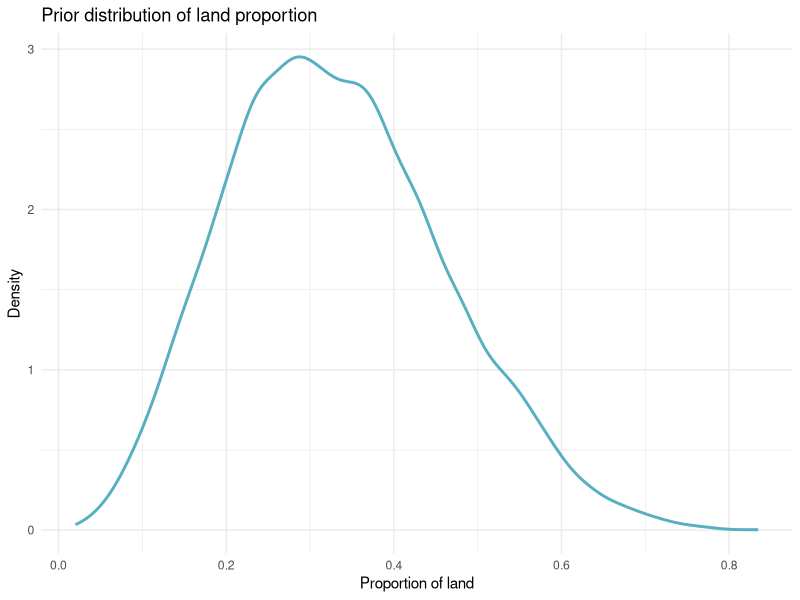
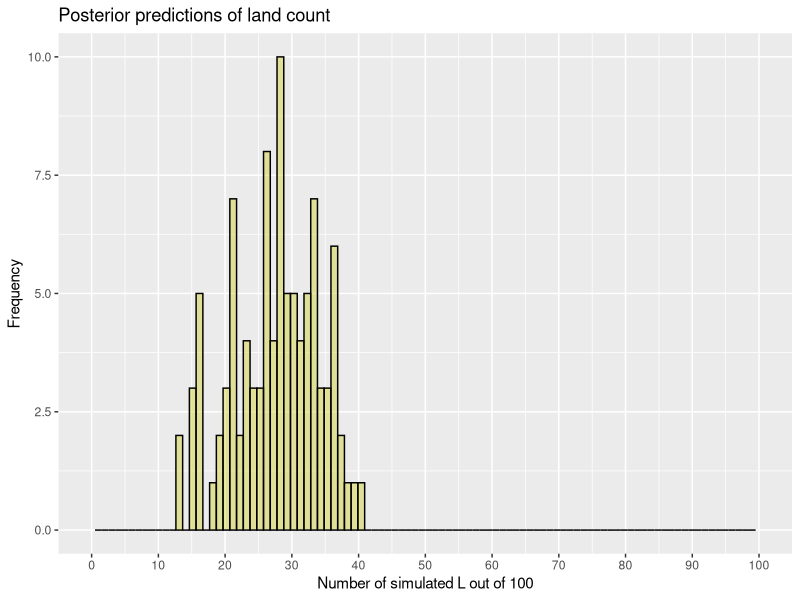

Source code (R) for these figures, in order:
## ---- chunk 1
knitr::opts_chunk$set(tidy = TRUE, tidy.opts=list(width.cutoff=50))
## ---- chunk 2
library(stats)
library(dplyr)
library(ggplot2)
## ---- chunk 3
# satisfaction rates
sf_A <- 0.7
sf_B <- 0.5
sf_C <- 0.8

pos_0 <- 6 # number of initial positive reviews
neg_0 <- 4 # number of initial negative reviews
n_0 <- pos_0 + neg_0 # total initial reviews

freq_B <- 2 # B is twice as likely to receive reviews
## ---- chunk 4
# priors for each company
prior_A <- 1/4
prior_B <- 1/2
prior_C <- 1/4

# data frame of priors and satisfaction rates (aka candidates)
companies_0 <- data.frame(
  company = c("A", "B", "C"),
  prior = c(prior_A, prior_B, prior_C),
  satisfaction = c(sf_A, sf_B, sf_C)
)

# posterior function
posterior <- function(data, pos, n) {
  likelihood <- dbinom(pos, size = n, prob = data$satisfaction)
  posterior <- likelihood * data$prior
  posterior_norm <- posterior / sum(posterior) # normalization
  data.frame(data[1], posterior_norm) # 1 column is a company
}

posterior_0 <- posterior(companies_0, pos_0, n_0)
filter(posterior_0, company == "A")$posterior_norm
## ---- chunk 5
pos_1 <- 9 # new positive reviews
neg_1 <- 1 # new negative reviews
n_1 <- pos_1 + neg_1

companies_1 <- data.frame(
  company = c("A", "B", "C"),
  prior = posterior_0$posterior_norm,
  satisfaction = c(sf_A, sf_B, sf_C)
)

posterior_1 <- posterior(companies_1, pos_1, n_0)
filter(posterior_1, company == "C")$posterior_norm - 
  filter(posterior_0, company == "C")$posterior_norm
## ---- chunk 6
defect_A <- 0.1
defect_B <- 0.2

# probability of getting shipment from each factory is the same, so:
prior_A <- 0.5
prior_B <- 0.5
## ---- chunk 7
# total probability of getting defective product
p_defect <- defect_A * prior_A + defect_B * prior_B

# probability that defective product is from A
p_A_defect <- defect_A * prior_A / p_defect

# probability that defective product is from B
p_B_defect <- defect_B * prior_B / p_defect
## ---- chunk 8
# probabilities are already normalized so we don't need to divide them by total

# probability ob obtaining defective products again from company A
p_A_defect_next <- defect_A * p_A_defect

# probability ob obtaining defective products again from company B
p_B_defect_next <- defect_B * p_B_defect

# probabilities are independent, so we can sum them up to obtain total
p_defect_next <- p_A_defect_next + p_B_defect_next
p_defect_next
## ---- chunk 9
ident_A <- 0.93
ident_B <- 0.87

# marginal likelihood
p_algorithm <- ident_A * p_A_defect + (1 - ident_B) * p_B_defect

# probability that shipment is from A
p_A_defect * ident_A / p_algorithm
## ---- chunk 10
a <- 4
b <- 8

theta <- seq(0, 1, length.out = 1000) # 1000 values
d <- dbeta(theta, shape1 = a, shape2 = b)
summary <- data.frame(theta, d)

# sample from prior
set.seed(70)
n <- 10000
prior_sample <- data.frame(sample = rbeta(n, a, b))

ggplot(summary) +
  geom_density(data = prior_sample, aes(x = sample), color = "#57afc1", size = 1) +
  theme_minimal() +
  labs(
    title = "Prior distribution of land proportion",
    x = "Proportion of land",
    y = "Density")
## ---- chunk 11
prop <- seq(0, 1, length.out = 12)
priors <- vector("numeric", length(prop))
for (i in seq_along(prop)){
  priors[i] <- round(sum(prior_sample >= prop[i] & prior_sample < prop[i+1]) / 1e4, 2)
}
poss <- data.frame(prop_L = seq(0, 1, .1), prior = priors[1:11])
## ---- chunk 12
num_tosses <- 100
land <- 26

# posterior function
posterior_globe <- function(data_post, land, n) {
  likelihood <- dbinom(land, size = n, prob = data_post$prop_L)
  posterior <- likelihood * data_post$prior
  posterior_norm <- posterior / sum(posterior) # normalization
  data.frame(data_post, lh = round(likelihood, 3), post = round(posterior_norm, 3))
}

posterior <- posterior_globe(poss, land, num_tosses)

set.seed(70)
posterior_sample <- data.frame(sample = sample(
  posterior$prop_L, 
  size = 1000, 
  replace = TRUE, 
  prob = posterior$post)
)

num_outcomes <- 100
predictions <- data.frame(count = rbinom(
  n = num_outcomes, 
  size = num_outcomes, 
  prob = posterior_sample$sample)
)

predictions %>% ggplot(aes(x = count)) +
  geom_histogram(fill = "#d6d444", color = "black", alpha = .5, bins = 100) +
  scale_x_continuous(limits = c(0, num_outcomes), breaks = seq(0, num_outcomes, 10)) +
  labs(
    title = "Posterior predictions of land count",
    x = "Number of simulated L out of 100",
    y = "Frequency"
  )
